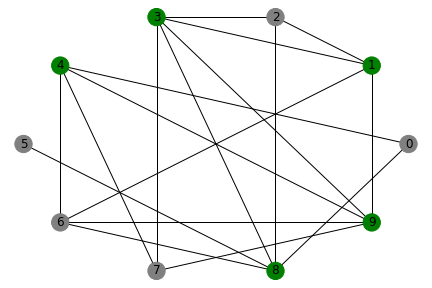

Source code (Python):
# -*- coding: utf-8 -*-
"""
Created on Mon Jun 15 11:06:30 2020

@author: jfb2444
"""

import matplotlib.pyplot as plt
import networkx as nx
import gurobipy as gp
from gurobipy import GRB

def runMinNodeCover(adjMatrix):
    
    # Create a new model
    print("\n-----------------------------")
    print("\nBuilding Model: Node Cover")
    model = gp.Model("NodeCover_Model")
    model.Params.OutputFlag = 1
    
    nbNodes = len(adjMatrix[0])
    Nodes = range(0,nbNodes)
    
    # Create variables
    x = model.addVars(Nodes, vtype=GRB.BINARY, obj=1, name="var_NodeSelection")
    
    # Define objective function direction
    model.modelSense = GRB.MINIMIZE
    
    # Define Constraints
    # Cover constraint for each edge
    for i in range(0,nbNodes-1):
            for j in range(i+1,nbNodes):
                if adjMatrix[i][j] == 1:
                    model.addConstr( x[i] + x[j] >= 1 , "ct_Edge[%s,%s]" % (i,j) )
    
    # Optimize the model
    print("\nOptimizing")
    model.optimize()
    
    print("\nPostprocessing") # Check if feasible solution was found
    status=model.status
    if status != GRB.INF_OR_UNBD and status != GRB.INFEASIBLE:
        objVal = model.getObjective().getValue()
        print("Cardinality of Minimum Node Cover:", objVal)
        G_01 = nx.from_numpy_matrix(adjMatrix)
        minNodeCover = set()
        color = ['grey' for i in Nodes]
        for i in Nodes:
            if x[i].x == 1:
                minNodeCover.add(i)
                color[i] = 'green'
                #print('Node', i, ':', x[i].x)   
        plt.figure('MinNodeCover')                
        nx.draw_circular(G_01, with_labels=True, node_color = color)
        plt.figure('MinNodeCover').savefig('MinNodeCover.png')
        
        return minNodeCover
        
        